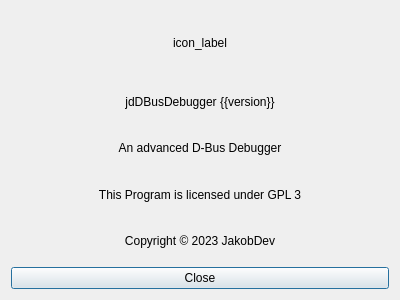
<?xml version="1.0" encoding="UTF-8"?>
<ui version="4.0">
 <class>AboutDialog</class>
 <widget class="QDialog" name="AboutDialog">
  <property name="geometry">
   <rect>
    <x>0</x>
    <y>0</y>
    <width>400</width>
    <height>300</height>
   </rect>
  </property>
  <property name="windowTitle">
   <string>About</string>
  </property>
  <layout class="QVBoxLayout" name="verticalLayout">
   <item>
    <widget class="QLabel" name="icon_label">
     <property name="sizePolicy">
      <sizepolicy hsizetype="Preferred" vsizetype="Preferred">
       <horstretch>0</horstretch>
       <verstretch>0</verstretch>
      </sizepolicy>
     </property>
     <property name="minimumSize">
      <size>
       <width>64</width>
       <height>64</height>
      </size>
     </property>
     <property name="text">
      <string notr="true">icon_label</string>
     </property>
     <property name="alignment">
      <set>Qt::AlignCenter</set>
     </property>
    </widget>
   </item>
   <item>
    <widget class="QLabel" name="version_label">
     <property name="text">
      <string notr="true">jdDBusDebugger {{version}}</string>
     </property>
     <property name="alignment">
      <set>Qt::AlignCenter</set>
     </property>
    </widget>
   </item>
   <item>
    <widget class="QLabel" name="label">
     <property name="text">
      <string>An advanced D-Bus Debugger</string>
     </property>
     <property name="alignment">
      <set>Qt::AlignCenter</set>
     </property>
    </widget>
   </item>
   <item>
    <widget class="QLabel" name="label_2">
     <property name="text">
      <string>This Program is licensed under GPL 3</string>
     </property>
     <property name="alignment">
      <set>Qt::AlignCenter</set>
     </property>
    </widget>
   </item>
   <item>
    <widget class="QLabel" name="label_3">
     <property name="text">
      <string notr="true">Copyright © 2023 JakobDev</string>
     </property>
     <property name="alignment">
      <set>Qt::AlignCenter</set>
     </property>
    </widget>
   </item>
   <item>
    <widget class="QPushButton" name="close_button">
     <property name="text">
      <string>Close</string>
     </property>
    </widget>
   </item>
  </layout>
 </widget>
 <resources/>
 <connections/>
</ui>
